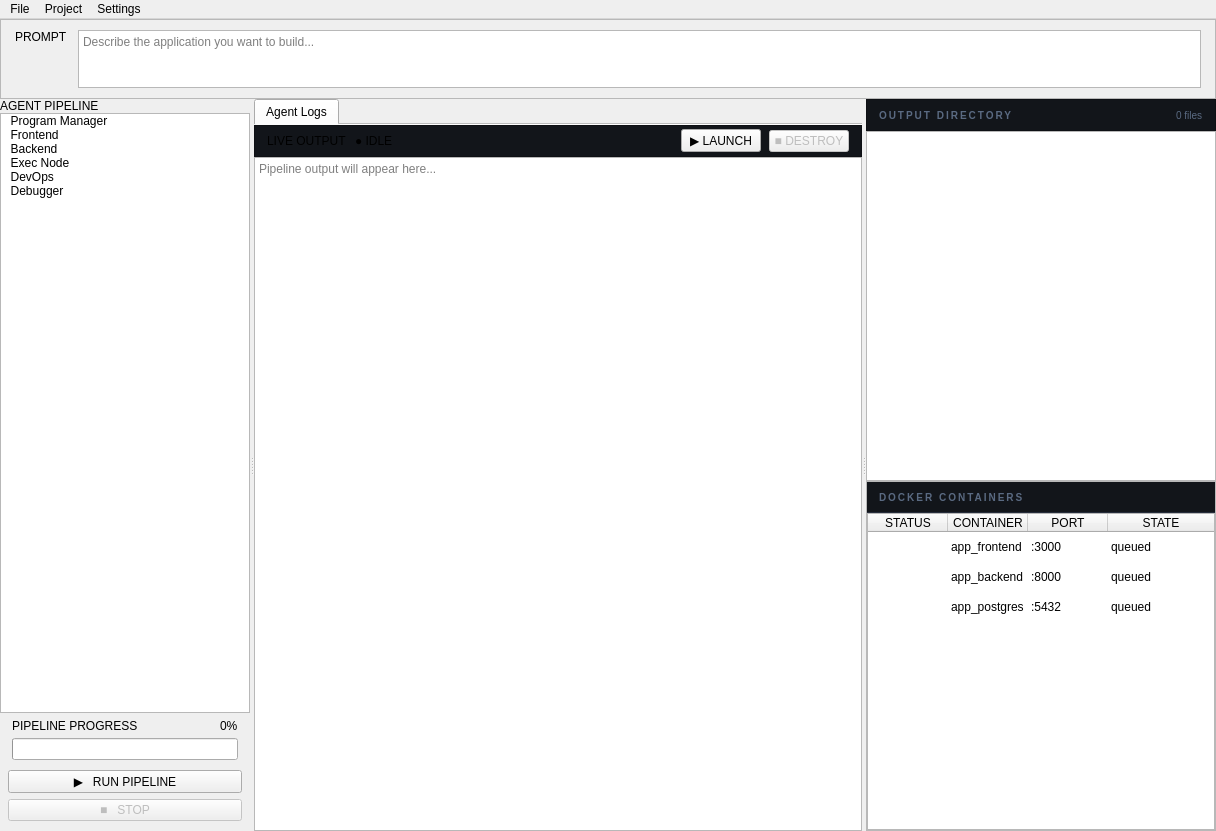
<?xml version="1.0" encoding="UTF-8"?>
<ui version="4.0">
 <class>MainWindow</class>
 <widget class="QMainWindow" name="MainWindow">
  <property name="geometry">
   <rect>
    <x>0</x>
    <y>0</y>
    <width>1216</width>
    <height>831</height>
   </rect>
  </property>
  <property name="windowTitle">
   <string>AutoPrototype</string>
  </property>
  <property name="styleSheet">
   <string notr="true">
/* ── Global ── */
QMainWindow, QWidget#centralWidget {
    background-color: #0d0f12;
    color: #c8d4e8;
    font-family: &quot;Courier New&quot;, monospace;
    font-size: 11px;
}

/* --- Tree Widget Arrows --- */
QTreeWidget#fileTree::branch:has-children:closed {
    border-image: url(:/assets/right_arrow.svg);
    image: none;
}

QTreeWidget#fileTree::branch:has-children:open {
    border-image: url(:/assets/down_arrow.svg);
    image: none;
}

QTreeWidget#fileTree::branch:!has-children {
    border-image: none;
    image: none;
}

/* ── Menu Bar ── */
QMenuBar {
    background-color: #12151a;
    color: #5a6a82;
    border-bottom: 1px solid #252c3a;
    font-size: 11px;
    padding: 2px 4px;
}
QMenuBar::item:selected {
    background-color: #1e2330;
    color: #c8d4e8;
    border-radius: 4px;
}
QMenu {
    background-color: #12151a;
    border: 1px solid #252c3a;
    color: #c8d4e8;
}
QMenu::item:selected {
    background-color: #1e2330;
}

/* ── Status Bar ── */
QStatusBar {
    background-color: #1d4ed8;
    color: rgba(255,255,255,0.8);
    font-size: 10px;
    min-height: 22px;
}
QStatusBar::item { border: none; }

/* ── Splitter ── */
QSplitter::handle {
    background-color: #252c3a;
    width: 1px;
    height: 1px;
}

/* ── Scroll Bars ── */
QScrollBar:vertical {
    background: transparent;
    width: 5px;
    margin: 0;
}
QScrollBar::handle:vertical {
    background: #2e3849;
    border-radius: 2px;
    min-height: 20px;
}
QScrollBar::add-line:vertical, QScrollBar::sub-line:vertical { height: 0; }
QScrollBar:horizontal {
    background: transparent;
    height: 5px;
}
QScrollBar::handle:horizontal {
    background: #2e3849;
    border-radius: 2px;
}
QScrollBar::add-line:horizontal, QScrollBar::sub-line:horizontal { width: 0; }

/* ── Generic Panels ── */
QFrame#sidebarFrame {
    background-color: #12151a;
    border-right: 1px solid #252c3a;
}
QFrame#promptFrame {
    background-color: #12151a;
    border-bottom: 1px solid #252c3a;
}
QFrame#rightPanelFrame {
    background-color: #0d0f12;
    border-left: 1px solid #252c3a;
}
QFrame#dockerFrame {
    background-color: #12151a;
    border-top: 1px solid #252c3a;
}

/* ── Section Labels ── */
QLabel#sectionLabel {
    background-color: #12151a;
    color: #5a6a82;
    font-size: 10px;
    font-weight: bold;
    letter-spacing: 2px;
    padding: 6px 14px;
    border-bottom: 1px solid #252c3a;
}
QLabel#panelLabel {
    color: #5a6a82;
    font-size: 10px;
    font-weight: bold;
    letter-spacing: 2px;
}
QLabel#promptLabel {
    color: #3b82f6;
    font-size: 10px;
    font-weight: bold;
    letter-spacing: 2px;
}

/* ── Prompt TextEdit ── */
QTextEdit#promptEdit {
    background-color: #181c23;
    border: 1px solid #2e3849;
    border-radius: 6px;
    color: #e8f0fc;
    font-family: &quot;Courier New&quot;, monospace;
    font-size: 12px;
    padding: 6px 10px;
    selection-background-color: #1e3a5f;
}
QTextEdit#promptEdit:focus {
    border: 1px solid #3b82f6;
}

/* ── Log Output ── */
QPlainTextEdit#logOutput {
    background-color: #0d0f12;
    border: none;
    color: #c8d4e8;
    font-family: &quot;Courier New&quot;, monospace;
    font-size: 11px;
    padding: 8px;
    selection-background-color: #1e3a5f;
}

/* ── Tab Widget ── */
QTabWidget#logTabs::pane {
    border: none;
    background-color: #0d0f12;
}
QTabWidget#logTabs &gt; QTabBar {
    background-color: #12151a;
    qproperty-drawBase: 0;
}
QTabBar::tab {
    background-color: transparent;
    color: #5a6a82;
    border: 1px solid transparent;
    border-bottom: none;
    border-radius: 5px 5px 0 0;
    padding: 5px 14px;
    margin-right: 2px;
    font-size: 11px;
}
QTabBar::tab:selected {
    background-color: #0d0f12;
    color: #e8f0fc;
    border-color: #252c3a;
}
QTabBar::tab:hover:!selected {
    background-color: #181c23;
    color: #c8d4e8;
}

/* ── Agent List ── */
QListWidget#agentList {
    background-color: transparent;
    border: none;
    outline: none;
    padding: 6px;
}
QListWidget#agentList::item {
    background-color: transparent;
    border: 1px solid transparent;
    border-radius: 6px;
    color: #c8d4e8;
    padding: 6px 8px;
    margin-bottom: 2px;
    min-height: 36px;
}
QListWidget#agentList::item:hover {
    background-color: #181c23;
}
QListWidget#agentList::item:selected {
    background-color: #1e2330;
    border-color: #2e3849;
    color: #e8f0fc;
}

/* ── File Tree ── */
QTreeWidget#fileTree {
    background-color: transparent;
    border: none;
    color: #c8d4e8;
    font-size: 11px;
    outline: none;
}
QTreeWidget#fileTree::item {
    padding: 2px 4px;
    border-radius: 4px;
}
QTreeWidget#fileTree::item:hover {
    background-color: #181c23;
}
QTreeWidget#fileTree::item:selected {
    background-color: #1e2330;
    color: #e8f0fc;
}
QTreeWidget#fileTree::branch {
    background-color: transparent;
}

/* ── Docker Table ── */
QTableWidget#dockerTable {
    background-color: transparent;
    border: none;
    color: #c8d4e8;
    font-size: 11px;
    gridline-color: transparent;
    outline: none;
}
QTableWidget#dockerTable::item {
    padding: 4px 8px;
    border-radius: 4px;
    border-bottom: 1px solid #1e2330;
}
QTableWidget#dockerTable::item:selected {
    background-color: #1e2330;
}
QHeaderView::section {
    background-color: #12151a;
    color: #5a6a82;
    border: none;
    border-bottom: 1px solid #252c3a;
    padding: 4px 8px;
    font-size: 10px;
    letter-spacing: 1px;
}

/* ── Progress Bar ── */
QProgressBar#pipelineProgress {
    background-color: #181c23;
    border: 1px solid #252c3a;
    border-radius: 3px;
    height: 5px;
    text-align: center;
    color: transparent;
}
QProgressBar#pipelineProgress::chunk {
    background: qlineargradient(x1:0, y1:0, x2:1, y2:0,
        stop:0 #3b82f6, stop:1 #06b6d4);
    border-radius: 3px;
}

/* ── Run Button ── */
QPushButton#runButton {
    background-color: #3b82f6;
    color: #ffffff;
    border: none;
    border-radius: 6px;
    font-family: &quot;Courier New&quot;, monospace;
    font-size: 12px;
    font-weight: bold;
    letter-spacing: 2px;
    padding: 9px 16px;
}
QPushButton#runButton:hover {
    background-color: #1d4ed8;
}
QPushButton#runButton:pressed {
    background-color: #1e40af;
}

/* ── Stop Button ── */
QPushButton#stopButton {
    background-color: transparent;
    color: #5a6a82;
    border: 1px solid #252c3a;
    border-radius: 6px;
    font-size: 11px;
    padding: 7px 14px;
}
QPushButton#stopButton:hover {
    background-color: #1e2330;
    color: #ef4444;
    border-color: #ef4444;
}

/* --- LAUNCH BUTTON STATES (Matches RUN) --- */
QPushButton#launchButton {
    background-color: #3b82f6; color: #ffffff; border: none; border-radius: 6px;
    font-family: &quot;Courier New&quot;, monospace; font-size: 12px; font-weight: bold; 
    letter-spacing: 2px; padding: 9px 16px; margin-top: 2px;
}
QPushButton#launchButton:hover { background-color: #1d4ed8; }
QPushButton#launchButton:pressed { background-color: #1e40af; }
QPushButton#launchButton:disabled {
    background-color: transparent; 
    color: #5a6a82; 
    border: 1px solid #252c3a;
    border-radius: 6px;   /* Added back */
    padding: 9px 16px;    /* Added back */
}

/* --- DESTROY BUTTON STATES (Matches STOP) --- */
QPushButton#stopPrototypeButton {
    background-color: #ef4444; color: #ffffff; border: none; border-radius: 6px;
    font-family: &quot;Courier New&quot;, monospace; font-size: 11px; font-weight: bold; 
    padding: 7px 14px; letter-spacing: 1px; margin-top: 2px;
}
QPushButton#stopPrototypeButton:hover { background-color: #dc2626; }
QPushButton#stopPrototypeButton:pressed { background-color: #b91c1c; }
QPushButton#stopPrototypeButton:disabled {
    background-color: transparent; 
    color: #5a6a82; 
    border: 1px solid #252c3a;
    border-radius: 6px;
    padding: 7px 14px;
}
/* ── Live badge label ── */
QLabel#liveBadge {
    background-color: #166534;
    color: #22c55e;
    border-radius: 3px;
    font-size: 9px;
    padding: 1px 6px;
    letter-spacing: 1px;
}
QLabel#autoscrollLabel {
    color: #5a6a82;
    font-size: 10px;
}

/* ── Progress label ── */
QLabel#progressLabel {
    color: #5a6a82;
    font-size: 10px;
    letter-spacing: 1px;
}
QLabel#progressPct {
    color: #3b82f6;
    font-size: 10px;
    font-weight: bold;
}

/* ── Table Corner Button Fix ── */
QTableCornerButton::section {
    background-color: #12151a;
    border: none;
}

QListWidget#agentList {
    background-color: transparent;
    border: none;
    outline: none;
    padding: 6px;
}

QListWidget#agentList::item {
    background-color: transparent;
    border: none;
    padding: 0px;
    margin-bottom: 2px;
    min-height: 36px;
}

QListWidget#agentList::item:hover, 
QListWidget#agentList::item:selected {
    background-color: transparent;
}
  
/* Add this to the MainWindow stylesheet in Qt Designer */

/* --- RUN BUTTON STATES --- */
QPushButton#runButton {
    background-color: #3b82f6; color: #ffffff; border: none; border-radius: 6px;
    font-family: &quot;Courier New&quot;, monospace; font-size: 12px; font-weight: bold; 
    letter-spacing: 2px; padding: 9px 16px;
}
QPushButton#runButton:hover { background-color: #1d4ed8; }
QPushButton#runButton:pressed { background-color: #1e40af; }
QPushButton#runButton:disabled {
    background-color: transparent; 
    color: #5a6a82; 
    border: 1px solid #252c3a;
    border-radius: 6px;
    padding: 9px 16px;
}
/* --- STOP BUTTON STATES --- */
QPushButton#stopButton {
    background-color: #ef4444; color: #ffffff; border: none; border-radius: 6px;
    font-size: 11px; font-weight: bold; padding: 7px 14px; letter-spacing: 1px;
}
QPushButton#stopButton:hover { background-color: #dc2626; }
QPushButton#stopButton:pressed { background-color: #b91c1c; }
QPushButton#stopButton:disabled {
    background-color: transparent; 
    color: #5a6a82; 
    border: 1px solid #252c3a;
    border-radius: 6px;
    padding: 7px 14px;
}
</string>
  </property>
  <widget class="QWidget" name="centralWidget">
   <layout class="QVBoxLayout" name="rootLayout">
    <property name="spacing">
     <number>0</number>
    </property>
    <property name="leftMargin">
     <number>0</number>
    </property>
    <property name="topMargin">
     <number>0</number>
    </property>
    <property name="rightMargin">
     <number>0</number>
    </property>
    <property name="bottomMargin">
     <number>0</number>
    </property>
    <item>
     <widget class="QFrame" name="promptFrame">
      <property name="maximumSize">
       <size>
        <width>16777215</width>
        <height>80</height>
       </size>
      </property>
      <property name="frameShape">
       <enum>QFrame::StyledPanel</enum>
      </property>
      <property name="fixedHeight" stdset="0">
       <number>76</number>
      </property>
      <layout class="QHBoxLayout" name="promptLayout">
       <property name="spacing">
        <number>10</number>
       </property>
       <property name="leftMargin">
        <number>14</number>
       </property>
       <property name="topMargin">
        <number>10</number>
       </property>
       <property name="rightMargin">
        <number>14</number>
       </property>
       <property name="bottomMargin">
        <number>10</number>
       </property>
       <item>
        <widget class="QLabel" name="promptLabel">
         <property name="text">
          <string>PROMPT</string>
         </property>
         <property name="alignment">
          <set>Qt::AlignTop</set>
         </property>
        </widget>
       </item>
       <item>
        <widget class="QTextEdit" name="promptEdit">
         <property name="verticalScrollBarPolicy">
          <enum>Qt::ScrollBarAlwaysOff</enum>
         </property>
         <property name="acceptRichText">
          <bool>false</bool>
         </property>
         <property name="placeholderText">
          <string>Describe the application you want to build...</string>
         </property>
        </widget>
       </item>
      </layout>
     </widget>
    </item>
    <item>
     <widget class="QSplitter" name="mainSplitter">
      <property name="orientation">
       <enum>Qt::Horizontal</enum>
      </property>
      <property name="childrenCollapsible">
       <bool>false</bool>
      </property>
      <widget class="QFrame" name="sidebarFrame">
       <property name="maximumSize">
        <size>
         <width>250</width>
         <height>16777215</height>
        </size>
       </property>
       <layout class="QVBoxLayout" name="sidebarLayout">
        <property name="spacing">
         <number>0</number>
        </property>
        <property name="leftMargin">
         <number>0</number>
        </property>
        <property name="topMargin">
         <number>0</number>
        </property>
        <property name="rightMargin">
         <number>0</number>
        </property>
        <property name="bottomMargin">
         <number>0</number>
        </property>
        <item>
         <widget class="QLabel" name="sectionLabel">
          <property name="text">
           <string>AGENT PIPELINE</string>
          </property>
         </widget>
        </item>
        <item>
         <widget class="QListWidget" name="agentList">
          <property name="verticalScrollBarPolicy">
           <enum>Qt::ScrollBarAlwaysOff</enum>
          </property>
          <property name="horizontalScrollBarPolicy">
           <enum>Qt::ScrollBarAlwaysOff</enum>
          </property>
          <property name="selectionMode">
           <enum>QAbstractItemView::NoSelection</enum>
          </property>
          <item>
           <property name="text">
            <string>  Program Manager</string>
           </property>
           <property name="toolTip">
            <string>Orchestrator — parses prompt and builds task graph</string>
           </property>
          </item>
          <item>
           <property name="text">
            <string>  Frontend</string>
           </property>
           <property name="toolTip">
            <string>UI / UX Agent — generates React/Vue/HTML components</string>
           </property>
          </item>
          <item>
           <property name="text">
            <string>  Backend</string>
           </property>
           <property name="toolTip">
            <string>API / Services Agent — generates server code and DB models</string>
           </property>
          </item>
          <item>
           <property name="text">
            <string>  Exec Node</string>
           </property>
           <property name="toolTip">
            <string>Execution Node — coordinates file writes and pipeline state</string>
           </property>
          </item>
          <item>
           <property name="text">
            <string>  DevOps</string>
           </property>
           <property name="toolTip">
            <string>Infra / Docker Agent — writes Dockerfiles and compose files</string>
           </property>
          </item>
          <item>
           <property name="text">
            <string>  Debugger</string>
           </property>
           <property name="toolTip">
            <string>Review / Fix Agent — validates output and corrects errors</string>
           </property>
          </item>
         </widget>
        </item>
        <item>
         <layout class="QVBoxLayout" name="progressLayout">
          <property name="spacing">
           <number>5</number>
          </property>
          <property name="leftMargin">
           <number>12</number>
          </property>
          <property name="topMargin">
           <number>6</number>
          </property>
          <property name="rightMargin">
           <number>12</number>
          </property>
          <property name="bottomMargin">
           <number>4</number>
          </property>
          <item>
           <layout class="QHBoxLayout" name="progressLabelRow">
            <item>
             <widget class="QLabel" name="progressLabel">
              <property name="text">
               <string>PIPELINE PROGRESS</string>
              </property>
             </widget>
            </item>
            <item>
             <spacer>
              <property name="orientation">
               <enum>Qt::Horizontal</enum>
              </property>
              <property name="sizeHint" stdset="0">
               <size>
                <width>5</width>
                <height>0</height>
               </size>
              </property>
             </spacer>
            </item>
            <item>
             <widget class="QLabel" name="progressPct">
              <property name="text">
               <string>0%</string>
              </property>
             </widget>
            </item>
           </layout>
          </item>
          <item>
           <widget class="QProgressBar" name="pipelineProgress">
            <property name="maximum">
             <number>100</number>
            </property>
            <property name="value">
             <number>0</number>
            </property>
            <property name="textVisible">
             <bool>false</bool>
            </property>
            <property name="fixedHeight" stdset="0">
             <number>5</number>
            </property>
           </widget>
          </item>
         </layout>
        </item>
        <item>
         <layout class="QVBoxLayout" name="btnLayout">
          <property name="spacing">
           <number>6</number>
          </property>
          <property name="leftMargin">
           <number>8</number>
          </property>
          <property name="topMargin">
           <number>6</number>
          </property>
          <property name="rightMargin">
           <number>8</number>
          </property>
          <property name="bottomMargin">
           <number>10</number>
          </property>
          <item>
           <widget class="QPushButton" name="runButton">
            <property name="cursor">
             <cursorShape>PointingHandCursor</cursorShape>
            </property>
            <property name="text">
             <string>▶   RUN PIPELINE</string>
            </property>
           </widget>
          </item>
          <item>
           <widget class="QPushButton" name="stopButton">
            <property name="enabled">
             <bool>false</bool>
            </property>
            <property name="cursor">
             <cursorShape>PointingHandCursor</cursorShape>
            </property>
            <property name="text">
             <string>■   STOP</string>
            </property>
           </widget>
          </item>
         </layout>
        </item>
       </layout>
      </widget>
      <widget class="QWidget" name="centerPanel">
       <layout class="QVBoxLayout" name="centerLayout">
        <property name="spacing">
         <number>0</number>
        </property>
        <property name="leftMargin">
         <number>0</number>
        </property>
        <property name="topMargin">
         <number>0</number>
        </property>
        <property name="rightMargin">
         <number>0</number>
        </property>
        <property name="bottomMargin">
         <number>0</number>
        </property>
        <item>
         <widget class="QTabWidget" name="logTabs">
          <property name="currentIndex">
           <number>0</number>
          </property>
          <property name="documentMode">
           <bool>true</bool>
          </property>
          <widget class="QWidget" name="tabAllLogs">
           <attribute name="title">
            <string>Agent Logs</string>
           </attribute>
           <layout class="QVBoxLayout" name="allLogsLayout">
            <property name="spacing">
             <number>0</number>
            </property>
            <property name="leftMargin">
             <number>0</number>
            </property>
            <property name="topMargin">
             <number>0</number>
            </property>
            <property name="rightMargin">
             <number>0</number>
            </property>
            <property name="bottomMargin">
             <number>0</number>
            </property>
            <item>
             <widget class="QFrame" name="logHeaderFrame">
              <property name="styleSheet">
               <string notr="true">
QFrame#logHeaderFrame {
    background-color: #12151a;
    border-bottom: 1px solid #252c3a;
    min-height: 30px;
    max-height: 30px;
}
               </string>
              </property>
              <property name="frameShape">
               <enum>QFrame::StyledPanel</enum>
              </property>
              <layout class="QHBoxLayout" name="logHeaderLayout">
               <property name="spacing">
                <number>8</number>
               </property>
               <property name="leftMargin">
                <number>12</number>
               </property>
               <property name="topMargin">
                <number>0</number>
               </property>
               <property name="rightMargin">
                <number>12</number>
               </property>
               <property name="bottomMargin">
                <number>0</number>
               </property>
               <item>
                <widget class="QLabel" name="panelLabel">
                 <property name="text">
                  <string>LIVE OUTPUT</string>
                 </property>
                </widget>
               </item>
               <item>
                <widget class="QLabel" name="liveBadge">
                 <property name="text">
                  <string>● IDLE</string>
                 </property>
                </widget>
               </item>
               <item>
                <spacer>
                 <property name="orientation">
                  <enum>Qt::Horizontal</enum>
                 </property>
                 <property name="sizeHint" stdset="0">
                  <size>
                   <width>40</width>
                   <height>0</height>
                  </size>
                 </property>
                </spacer>
               </item>
               <item>
                <widget class="QPushButton" name="launchButton">
                 <property name="enabled">
                  <bool>true</bool>
                 </property>
                 <property name="cursor">
                  <cursorShape>PointingHandCursor</cursorShape>
                 </property>
                 <property name="styleSheet">
                  <string notr="true"/>
                 </property>
                 <property name="text">
                  <string>▶ LAUNCH</string>
                 </property>
                </widget>
               </item>
               <item>
                <widget class="QPushButton" name="stopPrototypeButton">
                 <property name="enabled">
                  <bool>false</bool>
                 </property>
                 <property name="text">
                  <string>■ DESTROY</string>
                 </property>
                </widget>
               </item>
              </layout>
             </widget>
            </item>
            <item>
             <widget class="QPlainTextEdit" name="logOutput">
              <property name="lineWrapMode">
               <enum>QPlainTextEdit::WidgetWidth</enum>
              </property>
              <property name="readOnly">
               <bool>true</bool>
              </property>
              <property name="placeholderText">
               <string>Pipeline output will appear here...</string>
              </property>
             </widget>
            </item>
           </layout>
          </widget>
         </widget>
        </item>
       </layout>
      </widget>
      <widget class="QFrame" name="rightPanelFrame">
       <property name="maximumSize">
        <size>
         <width>350</width>
         <height>16777215</height>
        </size>
       </property>
       <layout class="QVBoxLayout" name="rightLayout">
        <property name="spacing">
         <number>0</number>
        </property>
        <property name="leftMargin">
         <number>0</number>
        </property>
        <property name="topMargin">
         <number>0</number>
        </property>
        <property name="rightMargin">
         <number>0</number>
        </property>
        <property name="bottomMargin">
         <number>0</number>
        </property>
        <item>
         <widget class="QFrame" name="fileTreeHeaderFrame">
          <property name="styleSheet">
           <string notr="true">
QFrame#fileTreeHeaderFrame {
    background-color: #12151a;
    border-bottom: 1px solid #252c3a;
    min-height: 30px;
    max-height: 30px;
}
           </string>
          </property>
          <property name="frameShape">
           <enum>QFrame::StyledPanel</enum>
          </property>
          <layout class="QHBoxLayout" name="fileTreeHeaderLayout">
           <property name="leftMargin">
            <number>12</number>
           </property>
           <property name="topMargin">
            <number>0</number>
           </property>
           <property name="rightMargin">
            <number>12</number>
           </property>
           <property name="bottomMargin">
            <number>0</number>
           </property>
           <item>
            <widget class="QLabel" name="fileTreeLabel">
             <property name="styleSheet">
              <string notr="true">color:#5a6a82; font-size:10px; font-weight:bold; letter-spacing:2px;</string>
             </property>
             <property name="text">
              <string>OUTPUT DIRECTORY</string>
             </property>
            </widget>
           </item>
           <item>
            <spacer>
             <property name="orientation">
              <enum>Qt::Horizontal</enum>
             </property>
             <property name="sizeHint" stdset="0">
              <size>
               <width>5</width>
               <height>0</height>
              </size>
             </property>
            </spacer>
           </item>
           <item>
            <widget class="QLabel" name="fileCountLabel">
             <property name="styleSheet">
              <string notr="true">color:#5a6a82; font-size:10px;</string>
             </property>
             <property name="text">
              <string>0 files</string>
             </property>
            </widget>
           </item>
          </layout>
         </widget>
        </item>
        <item>
         <widget class="QTreeWidget" name="fileTree">
          <property name="focusPolicy">
           <enum>Qt::NoFocus</enum>
          </property>
          <property name="selectionMode">
           <enum>QAbstractItemView::NoSelection</enum>
          </property>
          <property name="indentation">
           <number>16</number>
          </property>
          <property name="animated">
           <bool>true</bool>
          </property>
          <property name="headerHidden">
           <bool>true</bool>
          </property>
          <column>
           <property name="text">
            <string>File</string>
           </property>
          </column>
         </widget>
        </item>
        <item>
         <widget class="QFrame" name="dockerFrame">
          <property name="frameShape">
           <enum>QFrame::StyledPanel</enum>
          </property>
          <layout class="QVBoxLayout" name="dockerLayout">
           <property name="spacing">
            <number>0</number>
           </property>
           <property name="leftMargin">
            <number>0</number>
           </property>
           <property name="topMargin">
            <number>0</number>
           </property>
           <property name="rightMargin">
            <number>0</number>
           </property>
           <property name="bottomMargin">
            <number>0</number>
           </property>
           <item>
            <widget class="QFrame" name="dockerHeaderFrame">
             <property name="styleSheet">
              <string notr="true">
QFrame#dockerHeaderFrame {
    background-color: #12151a;
    border-bottom: 1px solid #252c3a;
    min-height: 30px;
    max-height: 30px;
}
              </string>
             </property>
             <layout class="QHBoxLayout" name="dockerHeaderLayout">
              <property name="leftMargin">
               <number>12</number>
              </property>
              <property name="topMargin">
               <number>0</number>
              </property>
              <property name="rightMargin">
               <number>12</number>
              </property>
              <property name="bottomMargin">
               <number>0</number>
              </property>
              <item>
               <widget class="QLabel" name="dockerTitleLabel">
                <property name="styleSheet">
                 <string notr="true">color:#5a6a82; font-size:10px; font-weight:bold; letter-spacing:2px;</string>
                </property>
                <property name="text">
                 <string>DOCKER CONTAINERS</string>
                </property>
               </widget>
              </item>
              <item>
               <spacer>
                <property name="orientation">
                 <enum>Qt::Horizontal</enum>
                </property>
                <property name="sizeHint" stdset="0">
                 <size>
                  <width>5</width>
                  <height>0</height>
                 </size>
                </property>
               </spacer>
              </item>
             </layout>
            </widget>
           </item>
           <item>
            <widget class="QTableWidget" name="dockerTable">
             <property name="verticalScrollBarPolicy">
              <enum>Qt::ScrollBarAlwaysOff</enum>
             </property>
             <property name="horizontalScrollBarPolicy">
              <enum>Qt::ScrollBarAlwaysOff</enum>
             </property>
             <property name="editTriggers">
              <set>QAbstractItemView::NoEditTriggers</set>
             </property>
             <property name="alternatingRowColors">
              <bool>false</bool>
             </property>
             <property name="selectionMode">
              <enum>QAbstractItemView::NoSelection</enum>
             </property>
             <property name="showGrid">
              <bool>false</bool>
             </property>
             <property name="rowCount">
              <number>3</number>
             </property>
             <property name="columnCount">
              <number>4</number>
             </property>
             <attribute name="horizontalHeaderVisible">
              <bool>true</bool>
             </attribute>
             <attribute name="horizontalHeaderDefaultSectionSize">
              <number>80</number>
             </attribute>
             <attribute name="horizontalHeaderStretchLastSection">
              <bool>true</bool>
             </attribute>
             <attribute name="verticalHeaderVisible">
              <bool>false</bool>
             </attribute>
             <row/>
             <row/>
             <row/>
             <column>
              <property name="text">
               <string>STATUS</string>
              </property>
             </column>
             <column>
              <property name="text">
               <string>CONTAINER</string>
              </property>
             </column>
             <column>
              <property name="text">
               <string>PORT</string>
              </property>
             </column>
             <column>
              <property name="text">
               <string>STATE</string>
              </property>
             </column>
             <item row="0" column="1">
              <property name="text">
               <string>app_frontend</string>
              </property>
             </item>
             <item row="0" column="2">
              <property name="text">
               <string>:3000</string>
              </property>
             </item>
             <item row="0" column="3">
              <property name="text">
               <string>queued</string>
              </property>
             </item>
             <item row="1" column="1">
              <property name="text">
               <string>app_backend</string>
              </property>
             </item>
             <item row="1" column="2">
              <property name="text">
               <string>:8000</string>
              </property>
             </item>
             <item row="1" column="3">
              <property name="text">
               <string>queued</string>
              </property>
             </item>
             <item row="2" column="1">
              <property name="text">
               <string>app_postgres</string>
              </property>
             </item>
             <item row="2" column="2">
              <property name="text">
               <string>:5432</string>
              </property>
             </item>
             <item row="2" column="3">
              <property name="text">
               <string>queued</string>
              </property>
             </item>
            </widget>
           </item>
          </layout>
         </widget>
        </item>
       </layout>
      </widget>
     </widget>
    </item>
   </layout>
  </widget>
  <widget class="QMenuBar" name="menuBar">
   <property name="geometry">
    <rect>
     <x>0</x>
     <y>0</y>
     <width>1216</width>
     <height>23</height>
    </rect>
   </property>
   <widget class="QMenu" name="menuFile">
    <property name="title">
     <string>File</string>
    </property>
    <addaction name="actionNewProject"/>
    <addaction name="actionOpenOutput"/>
    <addaction name="separator"/>
    <addaction name="actionQuit"/>
   </widget>
   <widget class="QMenu" name="menuProject">
    <property name="title">
     <string>Project</string>
    </property>
    <addaction name="actionClearOutput"/>
    <addaction name="actionSetOutputDir"/>
   </widget>
   <widget class="QMenu" name="menuSettings">
    <property name="title">
     <string>Settings</string>
    </property>
    <addaction name="actionPreferences"/>
   </widget>
   <addaction name="menuFile"/>
   <addaction name="menuProject"/>
   <addaction name="menuSettings"/>
  </widget>
  <action name="actionNewProject">
   <property name="text">
    <string>New Project</string>
   </property>
   <property name="shortcut">
    <string>Ctrl+N</string>
   </property>
  </action>
  <action name="actionOpenOutput">
   <property name="text">
    <string>Open Output Folder</string>
   </property>
  </action>
  <action name="actionQuit">
   <property name="text">
    <string>Quit</string>
   </property>
   <property name="shortcut">
    <string>Ctrl+Q</string>
   </property>
  </action>
  <action name="actionClearOutput">
   <property name="text">
    <string>Clear Output</string>
   </property>
  </action>
  <action name="actionSetOutputDir">
   <property name="text">
    <string>Set Output Directory...</string>
   </property>
  </action>
  <action name="actionConfigureAgents">
   <property name="text">
    <string>Configure Agents...</string>
   </property>
  </action>
  <action name="actionResetPipeline">
   <property name="text">
    <string>Reset Pipeline</string>
   </property>
  </action>
  <action name="actionStartContainers">
   <property name="text">
    <string>Start All Containers</string>
   </property>
  </action>
  <action name="actionStopContainers">
   <property name="text">
    <string>Stop All Containers</string>
   </property>
  </action>
  <action name="actionViewLogs">
   <property name="text">
    <string>View Docker Logs</string>
   </property>
  </action>
  <action name="actionPreferences">
   <property name="text">
    <string>Preferences...</string>
   </property>
   <property name="shortcut">
    <string>Ctrl+,</string>
   </property>
  </action>
  <action name="actionAbout">
   <property name="text">
    <string>About ArchitectAI</string>
   </property>
  </action>
 </widget>
 <resources/>
 <connections/>
</ui>
